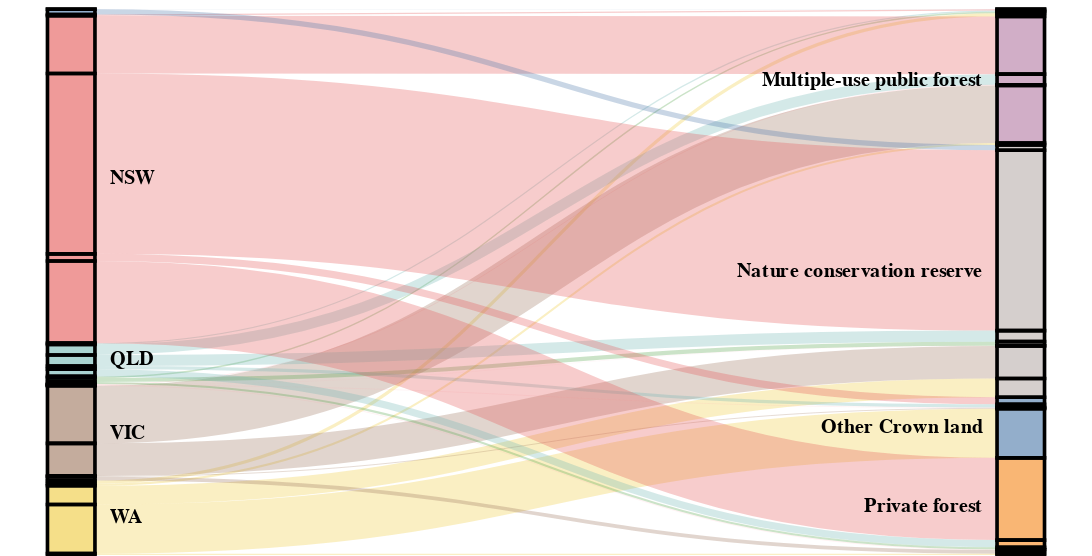

Here is the Vega-Lite specification saved for this chart:
### Vega specification from a JSON file in a GitHub repository (floating-point values rounded to 4 significant figures)
{"$schema": "https://vega.github.io/schema/vega/v5.2.json", "height": 300, "width": 600, "data": [{"name": "rawData", "values": [{"key": {"states": "ACT", "forest_tenure": "Leasehold"}, "fire_area": 3}, {"key": {"states": "NSW", "forest_tenure": "Leasehold"}, "fire_area": 19}, {"key": {"states": "QLD", "forest_tenure": "Leasehold"}, "fire_area": 18}, {"key": {"states": "SA", "forest_tenure": "Leasehold"}, "fire_area": 22}, {"key": {"states": "WA", "forest_tenure": "Leasehold"}, "fire_area": 50}, {"key": {"states": "NSW", "forest_tenure": "Multiple-use public forest"}, "fire_area": 880}, {"key": {"states": "QLD", "forest_tenure": "Multiple-use public forest"}, "fire_area": 162}, {"key": {"states": "TAS", "forest_tenure": "Multiple-use public forest"}, "fire_area": 10}, {"key": {"states": "VIC", "forest_tenure": "Multiple-use public forest"}, "fire_area": 878}, {"key": {"states": "WA", "forest_tenure": "Multiple-use public forest"}, "fire_area": 31}, {"key": {"states": "ACT", "forest_tenure": "Nature conservation reserve"}, "fire_area": 80}, {"key": {"states": "NSW", "forest_tenure": "Nature conservation reserve"}, "fire_area": 2750}, {"key": {"states": "QLD", "forest_tenure": "Nature conservation reserve"}, "fire_area": 169}, {"key": {"states": "SA", "forest_tenure": "Nature conservation reserve"}, "fire_area": 62}, {"key": {"states": "TAS", "forest_tenure": "Nature conservation reserve"}, "fire_area": 3}, {"key": {"states": "VIC", "forest_tenure": "Nature conservation reserve"}, "fire_area": 496}, {"key": {"states": "WA", "forest_tenure": "Nature conservation reserve"}, "fire_area": 286}, {"key": {"states": "NSW", "forest_tenure": "Other Crown land"}, "fire_area": 109}, {"key": {"states": "QLD", "forest_tenure": "Other Crown land"}, "fire_area": 48}, {"key": {"states": "TAS", "forest_tenure": "Other Crown land"}, "fire_area": 6}, {"key": {"states": "VIC", "forest_tenure": "Other Crown land"}, "fire_area": 13}, {"key": {"states": "WA", "forest_tenure": "Other Crown land"}, "fire_area": 749}, {"key": {"states": "NSW", "forest_tenure": "Private forest"}, "fire_area": 1254}, {"key": {"states": "QLD", "forest_tenure": "Private forest"}, "fire_area": 110}, {"key": {"states": "SA", "forest_tenure": "Private forest"}, "fire_area": 33}, {"key": {"states": "TAS", "forest_tenure": "Private forest"}, "fire_area": 7}, {"key": {"states": "VIC", "forest_tenure": "Private forest"}, "fire_area": 57}, {"key": {"states": "WA", "forest_tenure": "Private forest"}, "fire_area": 22}], "transform": [{"type": "formula", "expr": "datum.key.states", "as": "states"}, {"type": "formula", "expr": "datum.key.forest_tenure", "as": "forest_tenure"}, {"type": "formula", "expr": "datum.fire_area", "as": "size"}]}, {"name": "nodes", "source": "rawData", "transform": [{"type": "filter", "expr": "!groupSelector || groupSelector.states == datum.states || groupSelector.forest_tenure == datum.forest_tenure"}, {"type": "formula", "expr": "datum.states+datum.forest_tenure", "as": "key"}, {"type": "fold", "fields": ["states", "forest_tenure"], "as": ["stack", "grpId"]}, {"type": "formula", "expr": "datum.stack == 'states' ? datum.states+' '+datum.forest_tenure : datum.forest_tenure+' '+datum.states", "as": "sortField"}, {"type": "stack", "groupby": ["stack"], "sort": {"field": "sortField", "order": "descending"}, "field": "size"}, {"type": "formula", "expr": "(datum.y0+datum.y1)/2", "as": "yc"}]}, {"name": "groups", "source": "nodes", "transform": [{"type": "aggregate", "groupby": ["stack", "grpId"], "fields": ["size"], "ops": ["sum"], "as": ["total"]}, {"type": "stack", "groupby": ["stack"], "sort": {"field": "grpId", "order": "descending"}, "field": "total"}, {"type": "formula", "expr": "scale('y', datum.y0)", "as": "scaledY0"}, {"type": "formula", "expr": "scale('y', datum.y1)", "as": "scaledY1"}, {"type": "formula", "expr": "datum.stack == 'states'", "as": "rightLabel"}, {"type": "formula", "expr": "datum.total/domain('y')[1]", "as": "percentage"}]}, {"name": "destinationNodes", "source": "nodes", "transform": [{"type": "filter", "expr": "datum.stack == 'forest_tenure'"}]}, {"name": "edges", "source": "nodes", "transform": [{"type": "filter", "expr": "datum.stack == 'states'"}, {"type": "lookup", "from": "destinationNodes", "key": "key", "fields": ["key"], "as": ["target"]}, {"type": "linkpath", "orient": "horizontal", "shape": "diagonal", "sourceY": {"expr": "scale('y', datum.yc)"}, "sourceX": {"expr": "scale('x', 'states') + bandwidth('x')"}, "targetY": {"expr": "scale('y', datum.target.yc)"}, "targetX": {"expr": "scale('x', 'forest_tenure')"}}, {"type": "formula", "expr": "range('y')[0]-scale('y', datum.size)", "as": "strokeWidth"}, {"type": "formula", "expr": "datum.size/domain('y')[1]", "as": "percentage"}]}], "scales": [{"name": "x", "type": "band", "range": "width", "domain": ["states", "forest_tenure"], "paddingOuter": 0.05, "paddingInner": 0.95}, {"name": "y", "type": "linear", "range": "height", "domain": {"data": "nodes", "field": "y1"}}, {"name": "color", "type": "ordinal", "range": "category", "domain": {"data": "nodes", "field": "grpId"}}, {"name": "stackNames", "type": "ordinal", "range": ["Source", "Destination"], "domain": ["states", "forest_tenure"]}], "marks": [{"type": "path", "name": "edgeMark", "from": {"data": "edges"}, "clip": true, "encode": {"update": {"stroke": [{"test": "groupSelector && groupSelector.stack=='states'", "scale": "color", "field": "forest_tenure"}, {"scale": "color", "field": "states"}], "strokeWidth": {"field": "strokeWidth"}, "path": {"field": "path"}, "strokeOpacity": {"signal": "!groupSelector && (groupHover.states == datum.states || groupHover.forest_tenure == datum.forest_tenure) ? 0.9 : 0.3"}, "zindex": {"signal": "!groupSelector && (groupHover.states == datum.states || groupHover.forest_tenure == datum.forest_tenure) ? 1 : 0"}, "tooltip": {"signal": "datum.states + ' → ' + datum.forest_tenure + '    ' + format(datum.size, ',.0f') + '   (' + format(datum.percentage, '.1%') + ')'"}}, "hover": {"strokeOpacity": {"value": 1}}}}, {"type": "rect", "name": "groupMark", "from": {"data": "groups"}, "encode": {"enter": {"fill": {"scale": "color", "field": "grpId"}, "width": {"scale": "x", "band": 1}}, "update": {"x": {"scale": "x", "field": "stack"}, "y": {"field": "scaledY0"}, "y2": {"field": "scaledY1"}, "fillOpacity": {"value": 0.6}, "tooltip": {"signal": "datum.grpId + '   ' + format(datum.total, ',.0f') + '   (' + format(datum.percentage, '.1%') + ')'"}}, "hover": {"fillOpacity": {"value": 1}}}}, {"type": "text", "from": {"data": "groups"}, "interactive": false, "encode": {"update": {"x": {"signal": "scale('x', datum.stack) + (datum.rightLabel ? bandwidth('x') + 8 : -8)"}, "yc": {"signal": "(datum.scaledY0 + datum.scaledY1)/2"}, "align": {"signal": "datum.rightLabel ? 'left' : 'right'"}, "baseline": {"value": "middle"}, "fontWeight": {"value": "bold"}, "text": {"signal": "abs(datum.scaledY0-datum.scaledY1) > 13 ? datum.grpId : ''"}}}}, {"type": "group", "data": [{"name": "dataForShowAll", "values": [{}], "transform": [{"type": "filter", "expr": "groupSelector"}]}], "encode": {"enter": {"xc": {"signal": "width/2"}, "y": {"value": 30}, "width": {"value": 80}, "height": {"value": 30}}}, "marks": [{"type": "group", "name": "groupReset", "from": {"data": "dataForShowAll"}, "encode": {"enter": {"cornerRadius": {"value": 6}, "fill": {"value": "#f5f5f5"}, "stroke": {"value": "#c1c1c1"}, "strokeWidth": {"value": 2}, "height": {"field": {"group": "height"}}, "width": {"field": {"group": "width"}}}, "update": {"opacity": {"value": 1}}, "hover": {"opacity": {"value": 0.7}}}, "marks": [{"type": "text", "interactive": false, "encode": {"enter": {"xc": {"field": {"group": "width"}, "mult": 0.5}, "yc": {"field": {"group": "height"}, "mult": 0.5, "offset": 2}, "align": {"value": "center"}, "baseline": {"value": "middle"}, "fontWeight": {"value": "bold"}, "text": {"value": "Show All"}}}}]}]}, {"type": "rect", "from": {"data": "nodes"}, "encode": {"enter": {"stroke": {"value": "#000"}, "strokeWidth": {"value": 2}, "width": {"scale": "x", "band": 1}, "x": {"scale": "x", "field": "stack"}, "y": {"field": "y0", "scale": "y"}, "y2": {"field": "y1", "scale": "y"}}}}], "signals": [{"name": "groupHover", "value": {}, "on": [{"events": "@groupMark:mouseover", "update": "{states:datum.stack=='states' && datum.grpId, forest_tenure:datum.stack=='forest_tenure' && datum.grpId}"}, {"events": "mouseout", "update": "{}"}]}, {"name": "groupSelector", "value": false, "on": [{"events": "@groupMark:click!", "update": "{stack:datum.stack, states:datum.stack=='states' && datum.grpId, forest_tenure:datum.stack=='forest_tenure' && datum.grpId}"}, {"events": [{"type": "click", "markname": "groupReset"}, {"type": "dblclick"}], "update": "false"}]}]}
